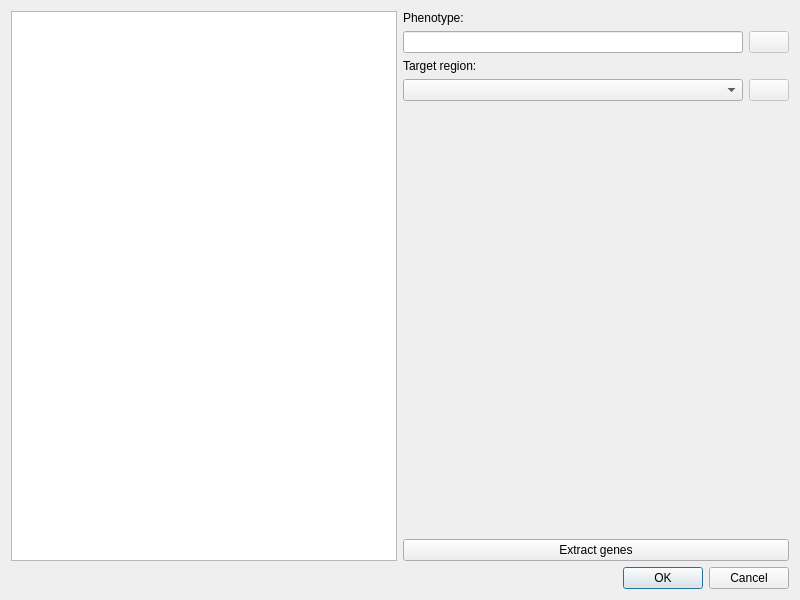
<?xml version="1.0" encoding="UTF-8"?>
<ui version="4.0">
 <class>GeneSelectionDialog</class>
 <widget class="QDialog" name="GeneSelectionDialog">
  <property name="geometry">
   <rect>
    <x>0</x>
    <y>0</y>
    <width>800</width>
    <height>600</height>
   </rect>
  </property>
  <property name="windowTitle">
   <string>Dialog</string>
  </property>
  <layout class="QVBoxLayout" name="verticalLayout">
   <item>
    <layout class="QHBoxLayout" name="horizontalLayout">
     <item>
      <widget class="QPlainTextEdit" name="te_genes"/>
     </item>
     <item>
      <layout class="QVBoxLayout" name="verticalLayout_2">
       <item>
        <widget class="QLabel" name="label">
         <property name="text">
          <string>Phenotype:</string>
         </property>
        </widget>
       </item>
       <item>
        <layout class="QHBoxLayout" name="horizontalLayout_2">
         <item>
          <widget class="ClickableLineEdit" name="le_hpo"/>
         </item>
         <item>
          <widget class="QPushButton" name="b_import_phenotype">
           <property name="enabled">
            <bool>false</bool>
           </property>
           <property name="text">
            <string/>
           </property>
           <property name="icon">
            <iconset resource="GSvar.qrc">
             <normaloff>:/Icons/Import.png</normaloff>:/Icons/Import.png</iconset>
           </property>
          </widget>
         </item>
        </layout>
       </item>
       <item>
        <widget class="QLabel" name="label_2">
         <property name="text">
          <string>Target region:</string>
         </property>
        </widget>
       </item>
       <item>
        <layout class="QHBoxLayout" name="horizontalLayout_3">
         <item>
          <widget class="QComboBox" name="cb_target_region">
           <property name="sizePolicy">
            <sizepolicy hsizetype="Expanding" vsizetype="Fixed">
             <horstretch>0</horstretch>
             <verstretch>0</verstretch>
            </sizepolicy>
           </property>
          </widget>
         </item>
         <item>
          <widget class="QPushButton" name="b_import_target_region">
           <property name="enabled">
            <bool>false</bool>
           </property>
           <property name="maximumSize">
            <size>
             <width>16777215</width>
             <height>16777215</height>
            </size>
           </property>
           <property name="text">
            <string/>
           </property>
           <property name="icon">
            <iconset resource="GSvar.qrc">
             <normaloff>:/Icons/Import.png</normaloff>:/Icons/Import.png</iconset>
           </property>
          </widget>
         </item>
        </layout>
       </item>
       <item>
        <spacer name="verticalSpacer">
         <property name="orientation">
          <enum>Qt::Vertical</enum>
         </property>
         <property name="sizeType">
          <enum>QSizePolicy::Expanding</enum>
         </property>
         <property name="sizeHint" stdset="0">
          <size>
           <width>20</width>
           <height>40</height>
          </size>
         </property>
        </spacer>
       </item>
       <item>
        <widget class="QPushButton" name="b_apply">
         <property name="text">
          <string>Extract genes</string>
         </property>
        </widget>
       </item>
      </layout>
     </item>
    </layout>
   </item>
   <item>
    <widget class="QDialogButtonBox" name="buttonBox">
     <property name="orientation">
      <enum>Qt::Horizontal</enum>
     </property>
     <property name="standardButtons">
      <set>QDialogButtonBox::Cancel|QDialogButtonBox::Ok</set>
     </property>
    </widget>
   </item>
  </layout>
 </widget>
 <customwidgets>
  <customwidget>
   <class>ClickableLineEdit</class>
   <extends>QLineEdit</extends>
   <header>ClickableLineEdit.h</header>
  </customwidget>
 </customwidgets>
 <resources>
  <include location="GSvar.qrc"/>
 </resources>
 <connections>
  <connection>
   <sender>buttonBox</sender>
   <signal>accepted()</signal>
   <receiver>GeneSelectionDialog</receiver>
   <slot>accept()</slot>
   <hints>
    <hint type="sourcelabel">
     <x>248</x>
     <y>254</y>
    </hint>
    <hint type="destinationlabel">
     <x>157</x>
     <y>274</y>
    </hint>
   </hints>
  </connection>
  <connection>
   <sender>buttonBox</sender>
   <signal>rejected()</signal>
   <receiver>GeneSelectionDialog</receiver>
   <slot>reject()</slot>
   <hints>
    <hint type="sourcelabel">
     <x>316</x>
     <y>260</y>
    </hint>
    <hint type="destinationlabel">
     <x>286</x>
     <y>274</y>
    </hint>
   </hints>
  </connection>
 </connections>
</ui>
